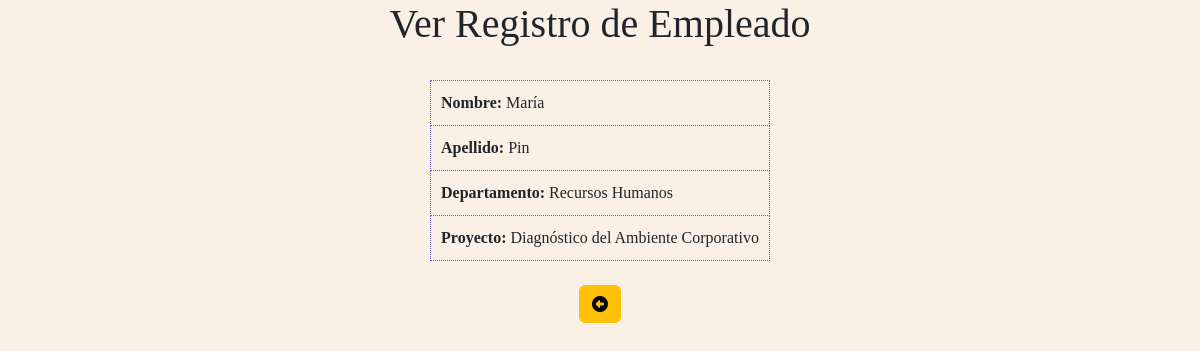
/ver_empleado/2, run on the app's committed database.
### empleados/models.py (models this page shows, shortened)
class Empleado(models.Model):
    SEXO = [
        ("M", "Masculino"),
        ("F", "Femenino"),
    ]
    nombre = models.CharField(max_length=50)
    apellido = models.CharField(max_length=50)
    sexo = models.CharField(max_length=1, choices=SEXO, null=True)
    email = models.CharField(max_length=50)
    direccion = models.CharField(max_length=100)
    sueldo = models.IntegerField(null=True)
    departamento = models.ForeignKey(Departamento, on_delete=models.SET_NULL, null=True)
    proyecto = models.ForeignKey(Proyecto, on_delete=models.SET_NULL, null=True)

class Departamento(models.Model):
    codigo = models.CharField(max_length=10)
    nombre = models.CharField(max_length=50)
    jefe = models.CharField(max_length=50)
    def __str__(self):
        return f'{self.nombre}'

class Proyecto(models.Model):
    codigo = models.CharField(max_length=10)
    nombre = models.CharField(max_length=200)
    fecha_inicio = models.DateField(null=True)
    fecha_fin = models.DateField(null=True)
    cliente = models.CharField(max_length=50)
    def __str__(self):
        return f'{self.nombre}'

### empleados/views.py (the view)
# urls.py: path('ver_empleado/<int:idEmpleado>', ver_empleado),
def ver_empleado(request, idEmpleado):
    pagina = loader.get_template('ver_empleado.html')
    empleado = get_object_or_404(Empleado, pk=idEmpleado)
    mensaje = {'empleado': empleado}
    return HttpResponse(pagina.render(mensaje, request))

### empleados/templates/ver_empleado.html (shortened to what this page needs)
<!DOCTYPE html>
<html lang="en">
<head>
    {% load static %}
    <link href="https://cdn.jsdelivr.net/npm/bootstrap@5.3.0/dist/css/bootstrap.min.css" rel="stylesheet">
    <link href="{% static 'fontawesomefree/css/fontawesome.css' %}" rel="stylesheet" type="text/css">
    <link href="{% static 'fontawesomefree/css/brands.css' %}" rel="stylesheet" type="text/css">
    <link href="{% static 'fontawesomefree/css/solid.css' %}" rel="stylesheet" type="text/css">
</head>
<body>
    <div class="panel panel-primary" align="center">
        <h1>Ver Registro de Empleado</h1>
    </div>
    <br>
    <div class="table-responsive">
        <table align="center">
            <tr>
                <td><strong>Nombre:</strong> {{empleado.nombre}}</td>
            </tr>
            <tr>
                <td><strong>Apellido:</strong> {{empleado.apellido}}</td>
            </tr>
            <tr>
                <td><strong>Departamento:</strong> {{empleado.departamento}}</td>
            </tr>
                <td><strong>Proyecto:</strong> {{empleado.proyecto}}</td>
        </table>
    </div>
    <br>
    <div align="center">
        <a class="btn btn-warning" href="{%url 'inicio'%}"><i class="fa-solid fa-circle-left"></i></a>
    </div>
</body>
</html>

### empleados/templates/ver_empleado.html (style rules this page uses)
body { background-color:Linen; }
h1 { font-family:Footlight MT Light }
th, td { border:1px solid black; border-radius:10px; padding: 10px; border-style:dotted; font-family:Footlight MT Light; border-color: #6a5acd }

### data on the page
Empleado: nombre "María", apellido "Pin", departamento "Recursos Humanos", proyecto "Diagnóstico del Ambiente Corporativo"
